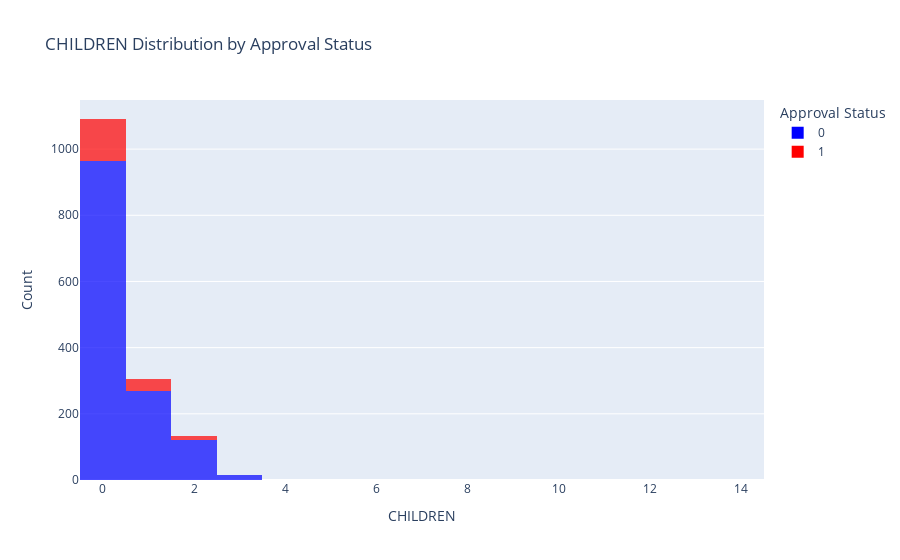
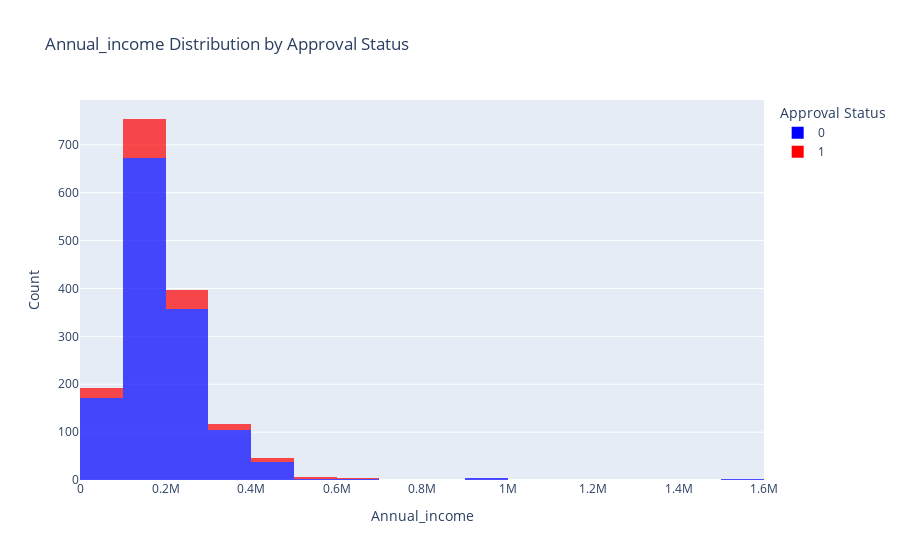
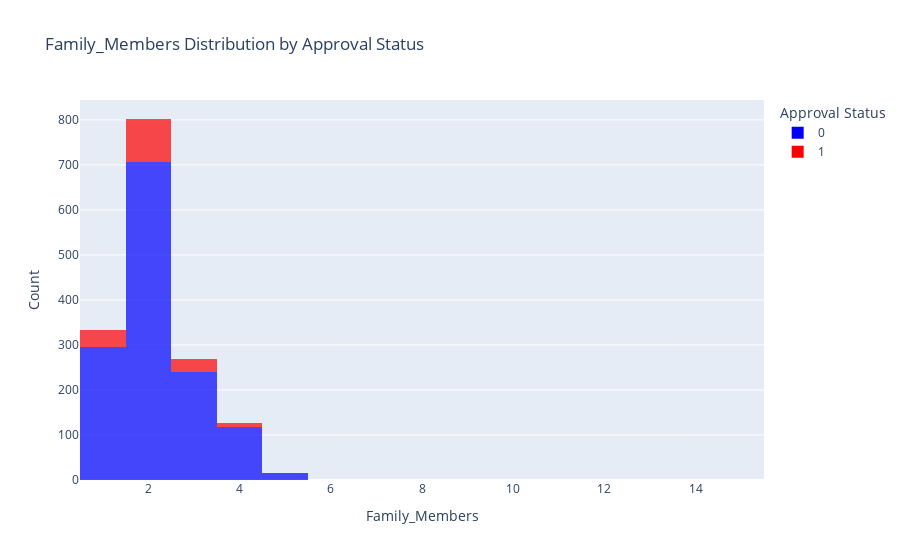
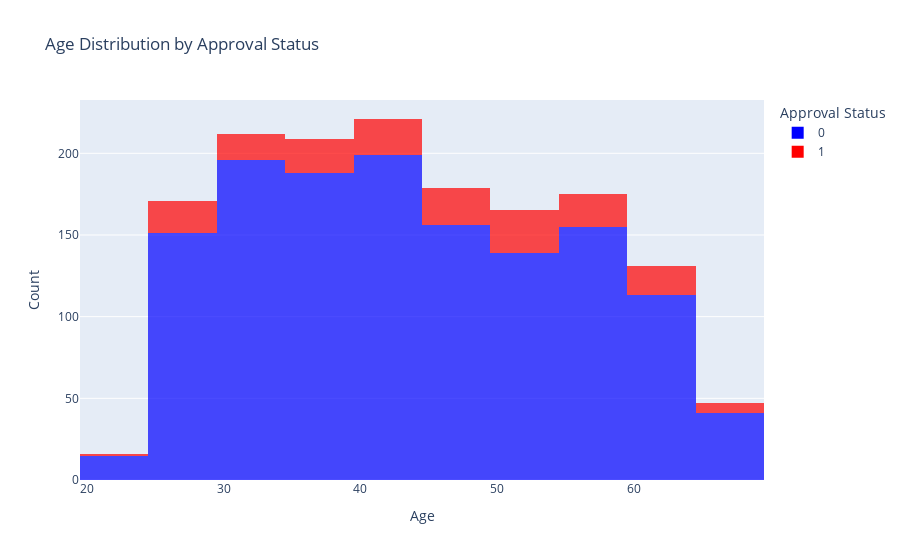

Notebook code cell kept with these figures, in order:
### Markdown cell above
## Exploring the Association Between the Target Variable and Numerical Features

### Code cell
import pandas as pd
import plotly.express as px

# Assuming you have 'df' DataFrame and 'Approved_status' column

# List of numerical features
numerical_features = ['CHILDREN', 'Annual_income', 'Family_Members', 'Age']

# Create histograms for each numerical feature
for feature in numerical_features:
    fig = px.histogram(
        df, 
        x=feature, 
        color='Approved_status', 
        nbins=20,  # Number of bins in the histogram
        title=f'{feature} Distribution by Approval Status',
        labels={feature: feature, 'count': 'Count'},
        opacity=0.7,  # Adjust opacity for better visibility of overlapping bars
        color_discrete_sequence=['blue', 'red'],  # Define colors for 'Approved' and 'Not Approved'
    )

    # Update layout for better readability
    fig.update_layout(
        xaxis_title=feature,
        yaxis_title='Count',
        legend_title='Approval Status',
        showlegend=True,
    )

    # Show the plot
    fig.show()

### Figure 1 — Plotly figure (JSON) as saved in the notebook; plotly's stock layout.template omitted (floating-point values rounded to 4 significant figures; data arrays with more than 128 entries replaced by an {"elided": "..."} marker saying what was removed)
{"data": [{"alignmentgroup": "True", "bingroup": "x", "hovertemplate": "Approved_status=0<br>CHILDREN=%{x}<br>count=%{y}<extra></extra>", "legendgroup": "0", "marker": {"color": "blue", "opacity": 0.7, "pattern": {"shape": ""}}, "name": "0", "nbinsx": 20, "offsetgroup": "0", "orientation": "v", "showlegend": true, "type": "histogram", "x": {"elided": "1373 int values"}, "xaxis": "x", "yaxis": "y"}, {"alignmentgroup": "True", "bingroup": "x", "hovertemplate": "Approved_status=1<br>CHILDREN=%{x}<br>count=%{y}<extra></extra>", "legendgroup": "1", "marker": {"color": "red", "opacity": 0.7, "pattern": {"shape": ""}}, "name": "1", "nbinsx": 20, "offsetgroup": "1", "orientation": "v", "showlegend": true, "type": "histogram", "x": {"elided": "175 int values"}, "xaxis": "x", "yaxis": "y"}], "layout": {"barmode": "relative", "legend": {"title": {"text": "Approval Status"}, "tracegroupgap": 0}, "showlegend": true, "title": {"text": "CHILDREN Distribution by Approval Status"}, "xaxis": {"anchor": "y", "domain": [0, 1], "title": {"text": "CHILDREN"}}, "yaxis": {"anchor": "x", "domain": [0, 1], "title": {"text": "Count"}}}}

### Figure 2 — Plotly figure (JSON) as saved in the notebook; plotly's stock layout.template omitted (floating-point values rounded to 4 significant figures; data arrays with more than 128 entries replaced by an {"elided": "..."} marker saying what was removed)
{"data": [{"alignmentgroup": "True", "bingroup": "x", "hovertemplate": "Approved_status=0<br>Annual_income=%{x}<br>count=%{y}<extra></extra>", "legendgroup": "0", "marker": {"color": "blue", "opacity": 0.7, "pattern": {"shape": ""}}, "name": "0", "nbinsx": 20, "offsetgroup": "0", "orientation": "v", "showlegend": true, "type": "histogram", "x": {"elided": "1373 float values"}, "xaxis": "x", "yaxis": "y"}, {"alignmentgroup": "True", "bingroup": "x", "hovertemplate": "Approved_status=1<br>Annual_income=%{x}<br>count=%{y}<extra></extra>", "legendgroup": "1", "marker": {"color": "red", "opacity": 0.7, "pattern": {"shape": ""}}, "name": "1", "nbinsx": 20, "offsetgroup": "1", "orientation": "v", "showlegend": true, "type": "histogram", "x": {"elided": "175 int values"}, "xaxis": "x", "yaxis": "y"}], "layout": {"barmode": "relative", "legend": {"title": {"text": "Approval Status"}, "tracegroupgap": 0}, "showlegend": true, "title": {"text": "Annual_income Distribution by Approval Status"}, "xaxis": {"anchor": "y", "domain": [0, 1], "title": {"text": "Annual_income"}}, "yaxis": {"anchor": "x", "domain": [0, 1], "title": {"text": "Count"}}}}

### Figure 3 — Plotly figure (JSON) as saved in the notebook; plotly's stock layout.template omitted (floating-point values rounded to 4 significant figures; data arrays with more than 128 entries replaced by an {"elided": "..."} marker saying what was removed)
{"data": [{"alignmentgroup": "True", "bingroup": "x", "hovertemplate": "Approved_status=0<br>Family_Members=%{x}<br>count=%{y}<extra></extra>", "legendgroup": "0", "marker": {"color": "blue", "opacity": 0.7, "pattern": {"shape": ""}}, "name": "0", "nbinsx": 20, "offsetgroup": "0", "orientation": "v", "showlegend": true, "type": "histogram", "x": {"elided": "1373 int values"}, "xaxis": "x", "yaxis": "y"}, {"alignmentgroup": "True", "bingroup": "x", "hovertemplate": "Approved_status=1<br>Family_Members=%{x}<br>count=%{y}<extra></extra>", "legendgroup": "1", "marker": {"color": "red", "opacity": 0.7, "pattern": {"shape": ""}}, "name": "1", "nbinsx": 20, "offsetgroup": "1", "orientation": "v", "showlegend": true, "type": "histogram", "x": {"elided": "175 int values"}, "xaxis": "x", "yaxis": "y"}], "layout": {"barmode": "relative", "legend": {"title": {"text": "Approval Status"}, "tracegroupgap": 0}, "showlegend": true, "title": {"text": "Family_Members Distribution by Approval Status"}, "xaxis": {"anchor": "y", "domain": [0, 1], "title": {"text": "Family_Members"}}, "yaxis": {"anchor": "x", "domain": [0, 1], "title": {"text": "Count"}}}}

### Figure 4 — Plotly figure (JSON) as saved in the notebook; plotly's stock layout.template omitted (floating-point values rounded to 4 significant figures; data arrays with more than 128 entries replaced by an {"elided": "..."} marker saying what was removed)
{"data": [{"alignmentgroup": "True", "bingroup": "x", "hovertemplate": "Approved_status=0<br>Age=%{x}<br>count=%{y}<extra></extra>", "legendgroup": "0", "marker": {"color": "blue", "opacity": 0.7, "pattern": {"shape": ""}}, "name": "0", "nbinsx": 20, "offsetgroup": "0", "orientation": "v", "showlegend": true, "type": "histogram", "x": {"elided": "1373 int values"}, "xaxis": "x", "yaxis": "y"}, {"alignmentgroup": "True", "bingroup": "x", "hovertemplate": "Approved_status=1<br>Age=%{x}<br>count=%{y}<extra></extra>", "legendgroup": "1", "marker": {"color": "red", "opacity": 0.7, "pattern": {"shape": ""}}, "name": "1", "nbinsx": 20, "offsetgroup": "1", "orientation": "v", "showlegend": true, "type": "histogram", "x": {"elided": "175 int values"}, "xaxis": "x", "yaxis": "y"}], "layout": {"barmode": "relative", "legend": {"title": {"text": "Approval Status"}, "tracegroupgap": 0}, "showlegend": true, "title": {"text": "Age Distribution by Approval Status"}, "xaxis": {"anchor": "y", "domain": [0, 1], "title": {"text": "Age"}}, "yaxis": {"anchor": "x", "domain": [0, 1], "title": {"text": "Count"}}}}
